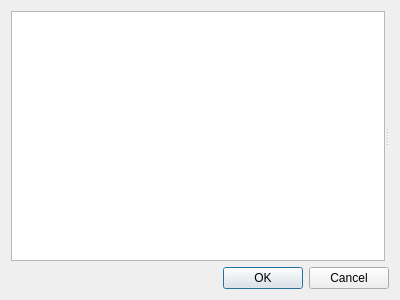
<?xml version="1.0" encoding="UTF-8"?>
<ui version="4.0">
 <class>ConfigDlg</class>
 <widget class="QDialog" name="ConfigDlg">
  <property name="geometry">
   <rect>
    <x>0</x>
    <y>0</y>
    <width>400</width>
    <height>300</height>
   </rect>
  </property>
  <property name="windowTitle">
   <string>Preferences</string>
  </property>
  <layout class="QGridLayout" name="gridLayout">
   <item row="1" column="0">
    <widget class="QDialogButtonBox" name="buttonBox">
     <property name="orientation">
      <enum>Qt::Horizontal</enum>
     </property>
     <property name="standardButtons">
      <set>QDialogButtonBox::Cancel|QDialogButtonBox::Ok</set>
     </property>
    </widget>
   </item>
   <item row="0" column="0">
    <widget class="QSplitter" name="splitter">
     <property name="orientation">
      <enum>Qt::Horizontal</enum>
     </property>
     <widget class="QTreeWidget" name="widgetTree">
      <property name="sizePolicy">
       <sizepolicy hsizetype="MinimumExpanding" vsizetype="MinimumExpanding">
        <horstretch>0</horstretch>
        <verstretch>0</verstretch>
       </sizepolicy>
      </property>
      <property name="minimumSize">
       <size>
        <width>100</width>
        <height>0</height>
       </size>
      </property>
      <property name="rootIsDecorated">
       <bool>false</bool>
      </property>
      <attribute name="headerVisible">
       <bool>false</bool>
      </attribute>
      <column>
       <property name="text">
        <string notr="true">1</string>
       </property>
      </column>
     </widget>
     <widget class="QStackedWidget" name="widgets">
      <property name="sizePolicy">
       <sizepolicy hsizetype="Maximum" vsizetype="Maximum">
        <horstretch>0</horstretch>
        <verstretch>0</verstretch>
       </sizepolicy>
      </property>
     </widget>
    </widget>
   </item>
  </layout>
 </widget>
 <resources/>
 <connections>
  <connection>
   <sender>buttonBox</sender>
   <signal>accepted()</signal>
   <receiver>ConfigDlg</receiver>
   <slot>accept()</slot>
   <hints>
    <hint type="sourcelabel">
     <x>248</x>
     <y>254</y>
    </hint>
    <hint type="destinationlabel">
     <x>157</x>
     <y>274</y>
    </hint>
   </hints>
  </connection>
  <connection>
   <sender>buttonBox</sender>
   <signal>rejected()</signal>
   <receiver>ConfigDlg</receiver>
   <slot>reject()</slot>
   <hints>
    <hint type="sourcelabel">
     <x>316</x>
     <y>260</y>
    </hint>
    <hint type="destinationlabel">
     <x>286</x>
     <y>274</y>
    </hint>
   </hints>
  </connection>
 </connections>
</ui>
